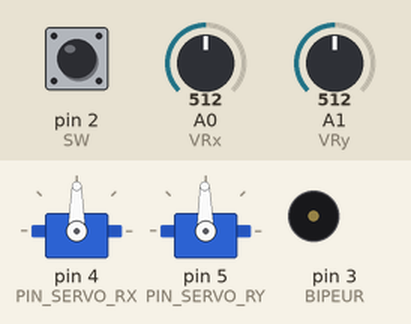
Simulated run of this sketch. Board: Arduino Uno, built with avr-gcc and run on an emulated ATmega328P. On the bench: 2 × servo, buzzer (waves = sounding). The test bench sets the inputs (shaded band); at power-on: A0 (VRx) = 512, A1 (VRy) = 512, pin 2 (SW) HIGH. What the sketch prints to the serial monitor is not drawn.

Above: at 1.2 s.
1.3 s: A0 (VRx) set to 716
At 2.2 s:
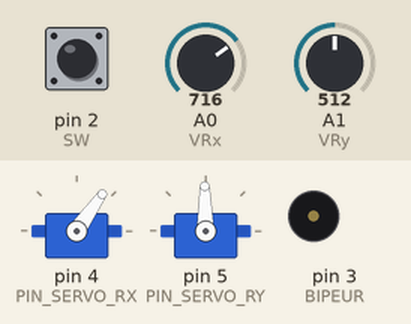
2.8 s: A1 (VRy) set to 716
At 3.3 s:
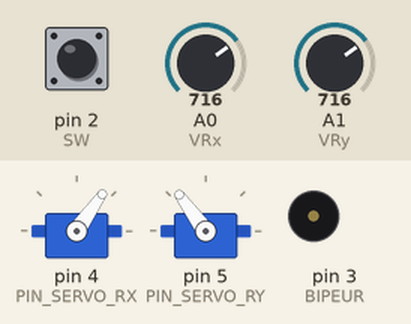
4.3 s: pin 2 (SW) pulled LOW for 0.15 s
At 4.57 s:
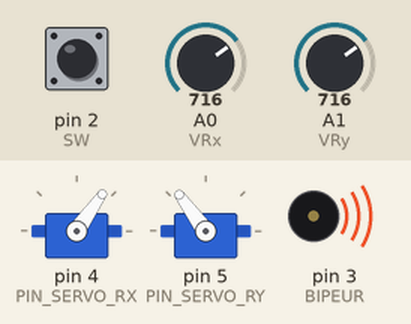
6.2 s: A0 (VRx) set to 900
At 7.1 s:
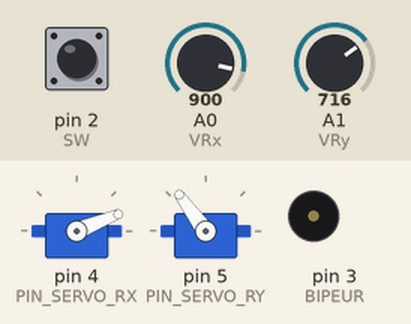
7.7 s: A1 (VRy) set to 900
At 8.2 s:
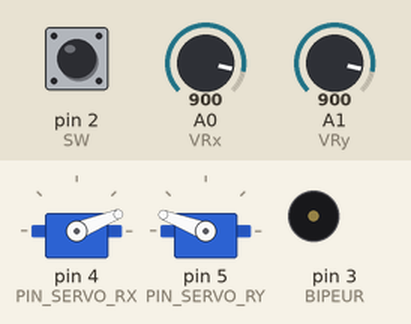
9.2 s: pin 2 (SW) pulled LOW for 1 s
At 10.32 s:
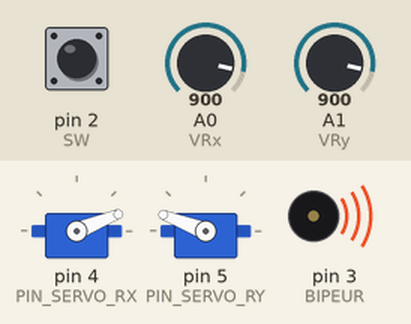
Timing chart, 0 to 12.2 s (numbered marks = the images above; inputs shaded):
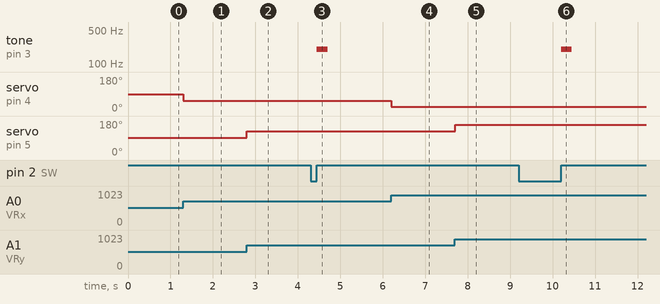

The sketch:

joystick_servo_klaxon.ino
```cpp
/**
 * e-mail : rachelsysteme@gmail.com
 * gitHub : https://github.com/RS-malik-el
 * Donation : paypal.me/RachelSysteme
 *
 * @AUTEUR : RACHEL SYSTEME / OpenProgramming
 * DATE : 23/02/2023
 *
 * @Board : Arduino
 *
 * Joystick, bipeur et servomoteurs
 * */

#include <Servo.h>

// Pins Joystick
#define VRx A0
#define VRy A1
#define SW  2

// Pin Buzzer
#define BIPEUR 3 // Connecter au pin 3
#define FREQ  200
#define DUREE 250

//Pins servomoteur
#define PIN_SERVO_RX 4
#define PIN_SERVO_RY 5

// Objects de type Servo
Servo servoRx;
Servo servoRy;

// Variable de controle
int angleForRx = 90;
int angleForRy = 90;

void setup(){
	Serial.begin(115200);
	// Configuration des pins
	pinMode(VRx, INPUT);
	pinMode(VRy, INPUT);
	pinMode(SW, INPUT_PULLUP);
	pinMode(BIPEUR, OUTPUT);
	// Configuration servomoteurs
	servoRx.attach(PIN_SERVO_RX);
	servoRy.attach(PIN_SERVO_RY);
	servoRx.write(angleForRx);
	servoRy.write(angleForRy);
}


void loop(){
	// Klaxon
	if(not digitalRead(SW)==true){
		delay(50);
		if(not digitalRead(SW)==true){return;}
		tone(BIPEUR,FREQ,DUREE);
	}

	// L'angle suivant Rx
	angleForRx = map(analogRead(VRx),0,1023,180,0);
	// L'angle suivant Ry
	angleForRy = map(analogRead(VRy),1023,0,180,0);

	// Affichage sur le moniteur série
	Serial.println("Rx : "+String(angleForRx)+"°");
	Serial.println("Ry : "+String(angleForRy)+"°");

	// Positionnement des servomoteurs
	servoRx.write(angleForRx);
	servoRy.write(angleForRy);
}
```

Measured:
- after the input at 1.3 s, servo on pin 4 (PIN_SERVO_RX): 90° → 55° at once
- after the input at 2.8 s, servo on pin 5 (PIN_SERVO_RY): 91° → 126° at once
- after the input at 4.3 s, tone on pin 3 (BIPEUR): silent → 200 Hz after 0.15 s, → silent 0.25 s later
- after the input at 6.2 s, servo on pin 4 (PIN_SERVO_RX): 55° → 22° at once
- after the input at 7.7 s, servo on pin 5 (PIN_SERVO_RY): 126° → 159° at once
- after the input at 9.2 s, tone on pin 3 (BIPEUR): silent → 200 Hz after 1.0 s, → silent 0.25 s later
